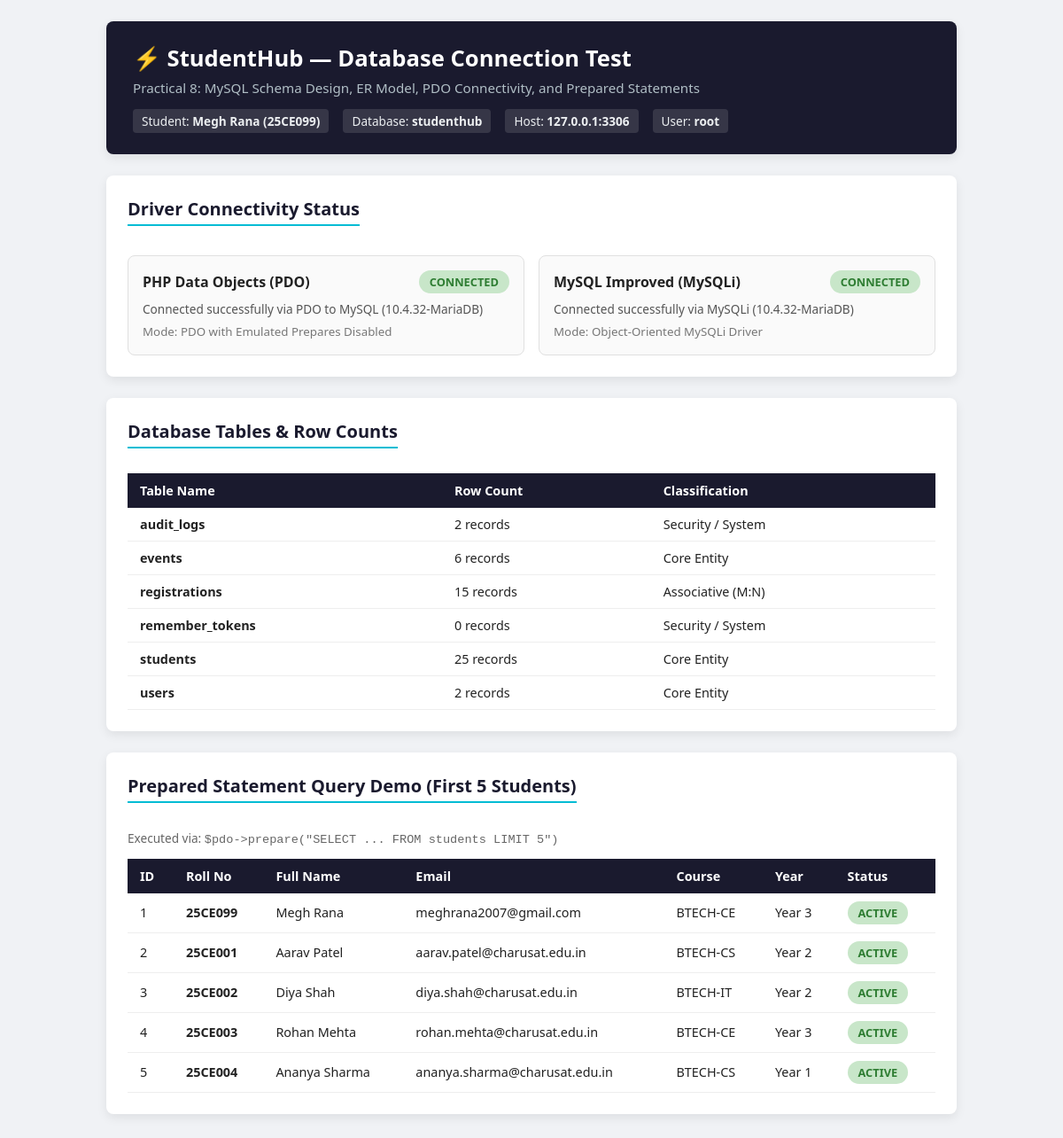
The page /test_connection.php on the database its author committed.
### tables this page shows
CREATE TABLE `students` (
  `id` INT AUTO_INCREMENT PRIMARY KEY,
  `roll_no` VARCHAR(20) NOT NULL UNIQUE,
  `fullname` VARCHAR(100) NOT NULL,
  `email` VARCHAR(100) NOT NULL UNIQUE,
  `mobile` VARCHAR(15) NOT NULL,
  `gender` ENUM('male', 'female', 'other') NOT NULL,
  `course` VARCHAR(50) NOT NULL,
  `year` TINYINT UNSIGNED NOT NULL,
  `status` ENUM('active', 'inactive') NOT NULL DEFAULT 'active',
  `created_at` TIMESTAMP DEFAULT CURRENT_TIMESTAMP,
  `updated_at` TIMESTAMP DEFAULT CURRENT_TIMESTAMP ON UPDATE CURRENT_TIMESTAMP,
  INDEX `idx_course_year` (`course`, `year`),
  INDEX `idx_status` (`status`)
);

### test_connection.php (the view, shortened to what this page needs)
<?php
$pdoStatus = false;
$pdoMsg = '';
$mysqliStatus = false;
$mysqliMsg = '';
$tables = [];
$sampleStudents = [];
try {
    $pdo = getPDOConnection();
    $pdoStatus = true;
    $pdoVersion = $pdo->getAttribute(PDO::ATTR_SERVER_VERSION);
    $pdoMsg = "Connected successfully via PDO to MySQL (" . $pdoVersion . ")";
    $stmt = $pdo->query("SHOW TABLES");
    $rawTables = $stmt->fetchAll(PDO::FETCH_COLUMN);
    foreach ($rawTables as $t) {
        $cStmt = $pdo->query("SELECT COUNT(*) FROM `{$t}`");
        $tables[$t] = (int)$cStmt->fetchColumn();
    }
    $prepStmt = $pdo->prepare("SELECT id, roll_no, fullname, email, course, year, status FROM students ORDER BY id ASC LIMIT 5");
    $prepStmt->execute();
    $sampleStudents = $prepStmt->fetchAll(PDO::FETCH_ASSOC);
} catch (Exception $e) {
    $pdoStatus = false;
    $pdoMsg = $e->getMessage();
}
try {
    $mysqli = getMySQLiConnection();
    $mysqliStatus = true;
    $mysqliVersion = $mysqli->server_info;
    $mysqliMsg = "Connected successfully via MySQLi (" . $mysqliVersion . ")";
} catch (Exception $e) {
    $mysqliStatus = false;
    $mysqliMsg = $e->getMessage();
}
?>
<!DOCTYPE html>
<html lang="en">
<head>
</head>
<body>
    <div class="container">
        <header>
            <h1>⚡ StudentHub — Database Connection Test</h1>
            <p>Practical 8: MySQL Schema Design, ER Model, PDO Connectivity, and Prepared Statements</p>
            <div class="meta-bar">
                <span class="meta-tag">Student: <strong>Megh Rana (25CE099)</strong></span>
                <span class="meta-tag">Database: <strong><?= htmlspecialchars(DB_NAME) ?></strong></span>
                <span class="meta-tag">Host: <strong><?= htmlspecialchars(DB_HOST . ':' . DB_PORT) ?></strong></span>
                <span class="meta-tag">User: <strong><?= htmlspecialchars(DB_USER) ?></strong></span>
            </div>
        </header>
        <div class="card">
            <h2>Driver Connectivity Status</h2>
            <div class="status-grid">
                <div class="status-box">
                    <div style="display:flex; justify-content:space-between; align-items:center; margin-bottom:8px;">
                        <strong>PHP Data Objects (PDO)</strong>
                        <span class="badge <?= $pdoStatus ? 'badge-success' : 'badge-danger' ?>">
                            <?= $pdoStatus ? 'CONNECTED' : 'FAILED' ?>
                        </span>
                    </div>
                    <p style="margin:4px 0; font-size:0.85rem; color:#555;">
                        <?= htmlspecialchars($pdoMsg) ?>
                    </p>
                    <small style="color:#777;">Mode: PDO with Emulated Prepares Disabled</small>
                </div>
                <div class="status-box">
                    <div style="display:flex; justify-content:space-between; align-items:center; margin-bottom:8px;">
                        <strong>MySQL Improved (MySQLi)</strong>
                        <span class="badge <?= $mysqliStatus ? 'badge-success' : 'badge-danger' ?>">
                            <?= $mysqliStatus ? 'CONNECTED' : 'FAILED' ?>
                        </span>
                    </div>
                    <p style="margin:4px 0; font-size:0.85rem; color:#555;">
                        <?= htmlspecialchars($mysqliMsg) ?>
                    </p>
                    <small style="color:#777;">Mode: Object-Oriented MySQLi Driver</small>
                </div>
            </div>
        </div>
        <?php if (!empty($tables)): ?>
        <div class="card">
            <h2>Database Tables & Row Counts</h2>
            <table class="table-custom">
                <thead>
                    <tr>
                        <th>Table Name</th>
                        <th>Row Count</th>
                        <th>Classification</th>
                    </tr>
                </thead>
                <tbody>
                    <?php foreach ($tables as $tbl => $cnt): ?>
                    <tr>
                        <td><strong><?= htmlspecialchars($tbl) ?></strong></td>
                        <td><?= htmlspecialchars((string)$cnt) ?> records</td>
                        <td>
                            <?php
                                if (in_array($tbl, ['students', 'events', 'users'])) echo 'Core Entity';
                                elseif ($tbl === 'registrations') echo 'Associative (M:N)';
                                else echo 'Security / System';
                            ?>
                        </td>
                    </tr>
                    <?php endforeach; ?>
                </tbody>
            </table>
        </div>
        <?php endif; ?>
        <?php if (!empty($sampleStudents)): ?>
        <div class="card">
            <h2>Prepared Statement Query Demo (First 5 Students)</h2>
            <p style="font-size:0.85rem; color:#666;">Executed via: <code>$pdo-&gt;prepare("SELECT ... FROM students LIMIT 5")</code></p>
            <table class="table-custom">
                <thead>
                    <tr>
                        <th>ID</th>
                        <th>Roll No</th>
                        <th>Full Name</th>
                        <th>Email</th>
                        <th>Course</th>
                        <th>Year</th>
                        <th>Status</th>
                    </tr>
                </thead>
                <tbody>
                    <?php foreach ($sampleStudents as $s): ?>
                    <tr>
                        <td><?= htmlspecialchars((string)$s['id']) ?></td>
                        <td><strong><?= htmlspecialchars($s['roll_no']) ?></strong></td>
                        <td><?= htmlspecialchars($s['fullname']) ?></td>
                        <td><?= htmlspecialchars($s['email']) ?></td>
                        <td><?= htmlspecialchars(strtoupper($s['course'])) ?></td>
                        <td>Year <?= htmlspecialchars((string)$s['year']) ?></td>
                        <td>
                            <span class="badge <?= $s['status'] === 'active' ? 'badge-success' : 'badge-danger' ?>">
                                <?= htmlspecialchars(ucfirst($s['status'])) ?>
                            </span>
                        </td>
                    </tr>
                    <?php endforeach; ?>
                </tbody>
            </table>
        </div>
        <?php endif; ?>
    </div>
</body>
</html>

### test_connection.php (style rules this page uses)
:root { --color-primary: #1a1a2e; --color-accent: #00bcd4; --color-bg: #f0f2f5; --color-success: #2e7d32; --color-danger: #c62828; --color-card: #ffffff; --radius: 8px; --shadow: 0 4px 12px rgba(0,0,0,0.08); }
body { font-family: 'Segoe UI', Tahoma, Geneva, Verdana, sans-serif; background: var(--color-bg); color: #222; margin: 0; padding: 24px; }
.container { max-width: 960px; margin: 0 auto; }
header { background: var(--color-primary); color: #fff; padding: 24px 30px; border-radius: var(--radius); box-shadow: var(--shadow); margin-bottom: 24px; }
header h1 { margin: 0 0 6px; font-size: 1.6rem; }
header p { margin: 0; color: #b0bec5; font-size: 0.95rem; }
.meta-bar { display: flex; gap: 16px; flex-wrap: wrap; margin-top: 14px; font-size: 0.85rem; color: #eceff1; }
.meta-tag { background: rgba(255,255,255,0.12); padding: 4px 10px; border-radius: 4px; }
.card { background: var(--color-card); border-radius: var(--radius); padding: 24px; margin-bottom: 24px; box-shadow: var(--shadow); }
h2 { margin-top: 0; color: var(--color-primary); font-size: 1.25rem; border-bottom: 2px solid var(--color-accent); display: inline-block; padding-bottom: 4px; }
.status-grid { display: grid; grid-template-columns: repeat(auto-fit, minmax(280px, 1fr)); gap: 16px; margin-top: 16px; }
.status-box { border: 1px solid #e0e0e0; border-radius: var(--radius); padding: 16px; background: #fafafa; }
.badge { display: inline-block; padding: 4px 12px; border-radius: 20px; font-weight: 600; font-size: 0.8rem; text-transform: uppercase; }
.badge-success { background: #c8e6c9; color: var(--color-success); }
.table-custom { width: 100%; border-collapse: collapse; margin-top: 12px; font-size: 0.9rem; }
.table-custom th { background: var(--color-primary); color: #fff; padding: 10px 14px; text-align: left; }
.table-custom td { padding: 9px 14px; border-bottom: 1px solid #eee; }

### rows shown on the page
students: id "1", roll_no "25CE099", fullname "Megh Rana", email "meghrana2007@gmail.com", course "BTECH-CE", year "3", status "ACTIVE"
students: id "2", roll_no "25CE001", fullname "Aarav Patel", email "aarav.patel@charusat.edu.in", course "BTECH-CS", year "2", status "ACTIVE"
students: id "3", roll_no "25CE002", fullname "Diya Shah", email "diya.shah@charusat.edu.in", course "BTECH-IT", year "2", status "ACTIVE"
students: id "4", roll_no "25CE003", fullname "Rohan Mehta", email "rohan.mehta@charusat.edu.in", course "BTECH-CE", year "3", status "ACTIVE"
students: id "5", roll_no "25CE004", fullname "Ananya Sharma", email "ananya.sharma@charusat.edu.in", course "BTECH-CS", year "1", status "ACTIVE"

### other values the page prints
DB_NAME "studenthub"
DB_HOST . ':' . DB_PORT "127.0.0.1:3306"
DB_USER "root"
$pdoMsg "Connected successfully via PDO to MySQL (10.4.32-MariaDB)"
$mysqliMsg "Connected successfully via MySQLi (10.4.32-MariaDB)"
$tbl "audit_logs"
$cnt "2"
$tbl "events"
$cnt "6"
$tbl "registrations"
$cnt "15"
$tbl "remember_tokens"
$cnt "0"
$tbl "students"
$cnt "25"
